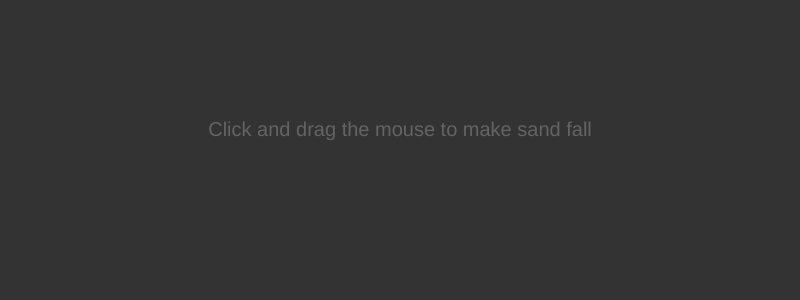
Frame 1 (no input)
Frame 60 (no input): identical to frame 1, image omitted
Frame 120 (the mouse pressed at the canvas centre since frame 60): identical to frame 1, image omitted

The p5.js sketch that drew this single still picture (run headless with seeded random() and noise() and a simulated clock; from frame 60 on, the mouse is pressed at the canvas centre):

// p5.js sketch
// ── sketch.js
function make2DArray(cols, rows) {
  let arr = new Array(cols);
  for (let i = 0; i < arr.length; i++) {
    arr[i] = new Array(rows);

    for (let j = 0; j < arr[i].length; j++) {
      arr[i][j] = 0;
    }
  }
  return arr;
}

let grid;
let w = 5;
let cols, rows;
let hueValue = 200;
let showHint = true;

function withinCols(i) {
  return i >= 0 && i <= cols - 1;
}

function withinRows(j) {
  return j >= 0 && j <= rows - 1;
}

function setup() {
  createCanvas(800, 300);
  colorMode(HSB, 360, 255, 255);
  cols = width / w;
  rows = height / w;
  grid = make2DArray(cols, rows);
}

function displayHint() {
  textSize(20);
  fill(100);
  textAlign(CENTER, CENTER);
  text(
    'Click and drag the mouse to make sand fall',
    width / 2,
    height / 2 - 20
  );
}

function mouseDragged() {
  showHint = false;
  let mouseCol = floor(mouseX / w);
  let mouseRow = floor(mouseY / w);

  let matrix = 3;
  let range = floor(matrix / 2);
  for (let i = -range; i < range; i++) {
    for (let j = -range; j < range; j++) {
      if (random(1) < 0.75) {
        let col = mouseCol + i;
        let row = mouseRow + j;
        if (withinCols(col) && withinRows(row)) {
          grid[col][row] = hueValue;
        }
      }
    }
  }
  hueValue += 1;
  if (hueValue > 360) {
    hueValue = 0;
  }
}

function draw() {
  background(51);

  if (showHint) {
    displayHint();
  }

  for (let i = 0; i < cols; i++) {
    for (let j = 0; j < rows; j++) {
      // stroke(255);
      noStroke();
      if (grid[i][j] > 0) {
        fill(grid[i][j], 255, 255);
        let x = i * w;
        let y = j * w;
        square(x, y, w);
      }
    }
  }

  let nextGrid = make2DArray(cols, rows);
  for (let i = 0; i < cols; i++) {
    for (let j = 0; j < rows; j++) {
      let state = grid[i][j];
      if (state > 0) {
        let below = grid[i][j + 1];

        let direction = random([-1, 1]);

        let belowA = -1;
        let belowB = -1;
        if (withinCols(i + direction)) {
          belowA = grid[i + direction][j + 1];
        }
        if (withinCols(i - direction)) {
          belowB = grid[i - direction][j + 1];
        }

        if (j === rows - 1) {
          nextGrid[i][j] = state;
        } else if (below === 0) {
          nextGrid[i][j] = 0;
          nextGrid[i][j + 1] = state;
        } else if (belowA === 0) {
          nextGrid[i + direction][j + 1] = state;
        } else if (belowB === 0) {
          nextGrid[i - direction][j + 1] = state;
        } else {
          nextGrid[i][j] = state;
        }
      }
    }
  }
  grid = nextGrid;
}
